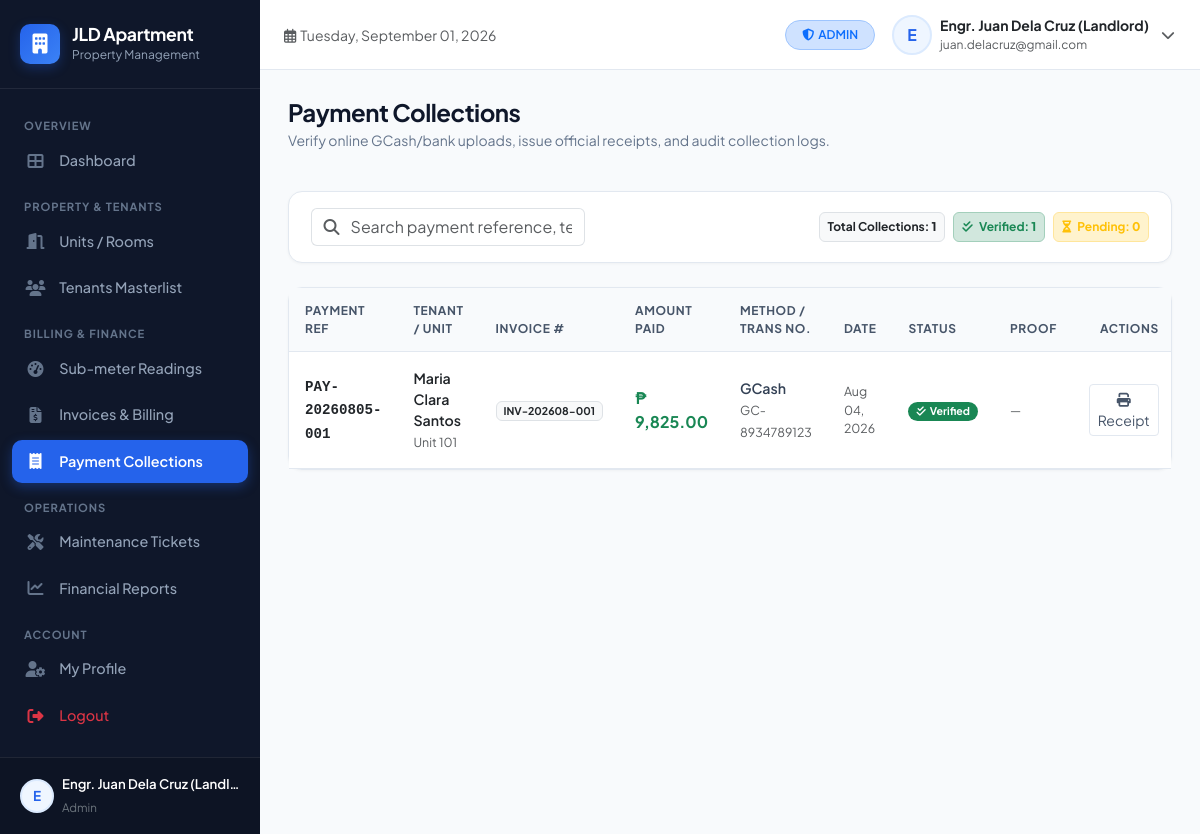
Screenshot of /views/admin/payments.php (signed in) with the database file from the repository.
### tables this page shows
CREATE TABLE `payments` (
    `id` INT AUTO_INCREMENT PRIMARY KEY,
    `invoice_id` INT NOT NULL,
    `tenant_id` INT NOT NULL,
    `payment_reference` VARCHAR(40) NOT NULL UNIQUE,
    `amount` DECIMAL(10,2) NOT NULL,
    `payment_method` ENUM('Cash', 'GCash', 'Maya', 'Bank Transfer') NOT NULL DEFAULT 'Cash',
    `transaction_ref_no` VARCHAR(100) NULL,
    `payment_date` DATE NOT NULL,
    `proof_of_payment` VARCHAR(255) NULL,
    `status` ENUM('confirmed', 'pending_verification', 'rejected') NOT NULL DEFAULT 'confirmed',
    `notes` TEXT NULL,
    `received_by` INT NULL,
    `created_at` TIMESTAMP DEFAULT CURRENT_TIMESTAMP,
    CONSTRAINT `fk_pay_invoice` FOREIGN KEY (`invoice_id`) REFERENCES `invoices` (`id`) ON DELETE CASCADE,
    CONSTRAINT `fk_pay_tenant` FOREIGN KEY (`tenant_id`) REFERENCES `tenants` (`id`) ON DELETE CASCADE,
    CONSTRAINT `fk_pay_receiver` FOREIGN KEY (`received_by`) REFERENCES `users` (`id`) ON DELETE SET NULL
);

CREATE TABLE `users` (
    `id` INT AUTO_INCREMENT PRIMARY KEY,
    `name` VARCHAR(100) NOT NULL,
    `username` VARCHAR(50) NOT NULL UNIQUE,
    `email` VARCHAR(100) NOT NULL UNIQUE,
    `password` VARCHAR(255) NOT NULL,
    `role` ENUM('super_admin', 'admin', 'tenant') NOT NULL DEFAULT 'tenant',
    `phone` VARCHAR(20) NULL,
    `avatar` VARCHAR(255) NULL,
    `status` ENUM('active', 'inactive', 'suspended') NOT NULL DEFAULT 'active',
    `created_at` TIMESTAMP DEFAULT CURRENT_TIMESTAMP,
    `updated_at` TIMESTAMP DEFAULT CURRENT_TIMESTAMP ON UPDATE CURRENT_TIMESTAMP
);

CREATE TABLE `tenants` (
    `id` INT AUTO_INCREMENT PRIMARY KEY,
    `user_id` INT NULL,
    `unit_id` INT NULL,
    `first_name` VARCHAR(50) NOT NULL,
    `last_name` VARCHAR(50) NOT NULL,
    `email` VARCHAR(100) NULL,
    `phone` VARCHAR(20) NOT NULL,
    `emergency_contact_name` VARCHAR(100) NULL,
    `emergency_contact_phone` VARCHAR(20) NULL,
    `id_type` VARCHAR(50) DEFAULT 'UMID / National ID',
    `id_number` VARCHAR(50) NULL,
    `id_photo` VARCHAR(255) NULL,
    `lease_start` DATE NOT NULL,
    `lease_end` DATE NOT NULL,
    `rent_due_day` INT DEFAULT 5,
    `deposit_paid` DECIMAL(10,2) DEFAULT 0.00,
    `advance_paid` DECIMAL(10,2) DEFAULT 0.00,
    `status` ENUM('active', 'moved_out', 'evicted') NOT NULL DEFAULT 'active',
    `notes` TEXT NULL,
    `created_at` TIMESTAMP DEFAULT CURRENT_TIMESTAMP,
    CONSTRAINT `fk_tenant_user` FOREIGN KEY (`user_id`) REFERENCES `users` (`id`) ON DELETE SET NULL,
    CONSTRAINT `fk_tenant_unit` FOREIGN KEY (`unit_id`) REFERENCES `units` (`id`) ON DELETE RESTRICT
);

CREATE TABLE `units` (
    `id` INT AUTO_INCREMENT PRIMARY KEY,
    `property_id` INT NOT NULL,
    `unit_number` VARCHAR(30) NOT NULL,
    `floor_level` INT DEFAULT 1,
    `unit_type` VARCHAR(50) NOT NULL DEFAULT 'Studio',
    `monthly_rent` DECIMAL(10,2) NOT NULL DEFAULT 0.00,
    `security_deposit` DECIMAL(10,2) NOT NULL DEFAULT 0.00,
    `water_rate_per_unit` DECIMAL(8,2) DEFAULT 45.00,
    `electric_rate_per_kwh` DECIMAL(8,2) DEFAULT 14.50,
    `status` ENUM('vacant', 'occupied', 'maintenance', 'reserved') NOT NULL DEFAULT 'vacant',
    `max_occupants` INT DEFAULT 2,
    `description` TEXT NULL,
    `created_at` TIMESTAMP DEFAULT CURRENT_TIMESTAMP,
    CONSTRAINT `fk_unit_property` FOREIGN KEY (`property_id`) REFERENCES `properties` (`id`) ON DELETE CASCADE
);

CREATE TABLE `invoices` (
    `id` INT AUTO_INCREMENT PRIMARY KEY,
    `invoice_number` VARCHAR(30) NOT NULL UNIQUE,
    `tenant_id` INT NOT NULL,
    `unit_id` INT NOT NULL,
    `utility_reading_id` INT NULL,
    `billing_period_start` DATE NOT NULL,
    `billing_period_end` DATE NOT NULL,
    `due_date` DATE NOT NULL,
    `rent_amount` DECIMAL(10,2) NOT NULL DEFAULT 0.00,
    `water_amount` DECIMAL(10,2) NOT NULL DEFAULT 0.00,
    `electricity_amount` DECIMAL(10,2) NOT NULL DEFAULT 0.00,
    `penalty_amount` DECIMAL(10,2) NOT NULL DEFAULT 0.00,
    `other_charges` DECIMAL(10,2) NOT NULL DEFAULT 0.00,
    `other_charges_notes` VARCHAR(255) NULL,
    `total_amount` DECIMAL(10,2) NOT NULL DEFAULT 0.00,
    `paid_amount` DECIMAL(10,2) NOT NULL DEFAULT 0.00,
    `balance` DECIMAL(10,2) NOT NULL DEFAULT 0.00,
    `status` ENUM('unpaid', 'partially_paid', 'paid', 'overdue') NOT NULL DEFAULT 'unpaid',
    `created_at` TIMESTAMP DEFAULT CURRENT_TIMESTAMP,
    CONSTRAINT `fk_inv_tenant` FOREIGN KEY (`tenant_id`) REFERENCES `tenants` (`id`) ON DELETE CASCADE,
    CONSTRAINT `fk_inv_unit` FOREIGN KEY (`unit_id`) REFERENCES `units` (`id`) ON DELETE CASCADE,
    CONSTRAINT `fk_inv_reading` FOREIGN KEY (`utility_reading_id`) REFERENCES `utility_readings` (`id`) ON DELETE SET NULL
);

### views/admin/payments.php (the view, shortened to what the rows shown need)
<?php
$pdo = getDBConnection();
$payments = $pdo->query("SELECT p.*, t.first_name, t.last_name, u.unit_number, inv.invoice_number, u_rec.name as receiver_name
    FROM payments p
    JOIN tenants t ON p.tenant_id = t.id
    JOIN invoices inv ON p.invoice_id = inv.id
    JOIN units u ON inv.unit_id = u.id
    LEFT JOIN users u_rec ON p.received_by = u_rec.id
    ORDER BY p.payment_date DESC, p.id DESC")->fetchAll();
$pendingVerificationCount = count(array_filter($payments, fn($p) => $p['status'] === 'pending_verification'));
include_once dirname(dirname(__DIR__)) . '/includes/header.php';
?>
<div class="d-md-flex align-items-center justify-content-between mb-4">
    <div>
        <h1 class="page-title">Payment Collections</h1>
    </div>
</div>
<div class="custom-card mb-4">
    <div class="custom-card-body py-3">
        <div class="row g-2 align-items-center justify-content-between">
            <div class="col-12 col-md-auto d-flex gap-2">
                <span class="badge bg-success-subtle text-success border border-success-subtle p-2"><i class="fas fa-check-double me-1"></i> Verified: <strong><?php echo count(array_filter($payments, fn($p) => $p['status'] === 'confirmed')); ?></strong></span>
                <span class="badge bg-warning-subtle text-warning border border-warning-subtle p-2"><i class="fas fa-hourglass-half me-1"></i> Pending: <strong><?php echo $pendingVerificationCount; ?></strong></span>
            </div>
        </div>
    </div>
</div>
<div class="custom-card">
    <div class="table-responsive">
        <table class="table table-custom mb-0" id="paymentsTable">
            <thead>
                <tr>
                    <th>Payment Ref</th>
                    <th>Tenant / Unit</th>
                    <th>Invoice #</th>
                    <th>Amount Paid</th>
                    <th>Method / Trans No.</th>
                    <th>Date</th>
                    <th>Status</th>
                    <th>Proof</th>
                    <th class="text-end">Actions</th>
                </tr>
            </thead>
            <tbody>
                <?php if (empty($payments)): ?>
                    <tr><td colspan="9" class="text-center text-muted py-4">No payment collections found.</td></tr>
                <?php else: ?>
                    <?php foreach ($payments as $pay): ?>
                        <tr>
                            <td>
                                <strong class="text-dark font-monospace"><?php echo htmlspecialchars($pay['payment_reference']); ?></strong>
                            </td>
                            <td>
                                <div class="fw-semibold text-dark"><?php echo htmlspecialchars($pay['first_name'] . ' ' . $pay['last_name']); ?></div>
                                <small class="text-muted"><?php echo htmlspecialchars($pay['unit_number']); ?></small>
                            </td>
                            <td>
                                <span class="badge bg-light text-dark border"><?php echo htmlspecialchars($pay['invoice_number']); ?></span>
                            </td>
                            <td class="fw-bold text-success fs-6">
                                <?php echo formatPeso($pay['amount']); ?>
                            </td>
                            <td>
                                <div class="fw-semibold"><?php echo htmlspecialchars($pay['payment_method']); ?></div>
                                <small class="text-muted"><?php echo htmlspecialchars($pay['transaction_ref_no'] ?? '—'); ?></small>
                            </td>
                            <td class="text-muted small">
                                <?php echo formatDate($pay['payment_date']); ?>
                            </td>
                            <td>
                                <?php echo statusBadge($pay['status'], 'payment'); ?>
                            </td>
                            <td>
                                <?php if (!empty($pay['proof_of_payment'])): ?>
                                    <a href="<?php echo BASE_URL; ?>assets/uploads/<?php echo htmlspecialchars($pay['proof_of_payment']); ?>" target="_blank" class="btn btn-sm btn-outline-primary py-0 px-2" style="font-size: 0.75rem;">
                                        <i class="fas fa-image me-1"></i> View
                                    </a>
                                <?php else: ?>
                                    <span class="text-muted small">—</span>
                                <?php endif; ?>
                            </td>
                            <td class="text-end">
                                <a href="<?php echo BASE_URL; ?>views/shared/print_invoice.php?id=<?php echo $pay['invoice_id']; ?>&pay_id=<?php echo $pay['id']; ?>" target="_blank" class="btn btn-sm btn-outline-secondary" title="Print Official Receipt">
                                    <i class="fas fa-print"></i> Receipt
                                </a>
                            </td>
                        </tr>
                    <?php endforeach; ?>
                <?php endif; ?>
            </tbody>
        </table>
    </div>
</div>
<?php include_once dirname(dirname(__DIR__)) . '/includes/footer.php'; ?>

### includes/header.php (shortened to what the rows shown need)
<!DOCTYPE html>
<html lang="en">
<head>
    <link href="https://cdn.jsdelivr.net/npm/bootstrap@5.3.3/dist/css/bootstrap.min.css" rel="stylesheet">
    <link rel="stylesheet" href="https://cdnjs.cloudflare.com/ajax/libs/font-awesome/6.5.2/css/all.min.css">
    <link rel="stylesheet" href="<?php echo BASE_URL; ?>assets/css/custom.css">
</head>
<body>
<div id="app-wrapper">
    <?php include_once __DIR__ . '/sidebar.php'; ?>
    <div id="content-wrapper">
        <header class="top-navbar no-print">
            <div class="d-flex align-items-center gap-3">
                <div class="dropdown">
                    <button class="btn btn-link text-decoration-none p-0 d-flex align-items-center gap-2" type="button" data-bs-toggle="dropdown" aria-expanded="false">
                        <?php if (!empty($currentUser['avatar'])): ?>
                            <img src="<?php echo BASE_URL . htmlspecialchars($currentUser['avatar']); ?>" alt="Profile" class="rounded-circle border" style="width:40px;height:40px;min-width:40px;min-height:40px;aspect-ratio:1/1;object-fit:cover;flex-shrink:0;">
                        <?php else: ?>
                            <div class="user-avatar-badge" style="width:40px;height:40px;min-width:40px;min-height:40px;aspect-ratio:1/1;flex-shrink:0;">
                                <?php echo strtoupper(substr($currentUser['name'] ?? 'U', 0, 1)); ?>
                            </div>
                        <?php endif; ?>
                        <div class="text-start d-none d-md-block">
                            <div class="fw-bold text-dark small leading-tight"><?php echo htmlspecialchars($currentUser['name'] ?? 'User'); ?></div>
                            <div class="text-muted" style="font-size: 0.75rem;"><?php echo htmlspecialchars($currentUser['email'] ?? ''); ?></div>
                        </div>
                        <i class="fas fa-chevron-down text-muted small ms-1"></i>
                    </button>
                </div>
            </div>
        </header>
        <main class="main-content">

### includes/sidebar.php (shortened to what the rows shown need)
<?php
$currentUser = currentUser();
?>
<aside id="sidebar">
    <div class="sidebar-footer">
        <a href="<?php echo BASE_URL; ?>views/shared/profile.php" class="text-decoration-none d-flex align-items-center gap-2" title="Manage Profile & Settings">
            <?php if (!empty($currentUser['avatar'])): ?>
                <img src="<?php echo BASE_URL . htmlspecialchars($currentUser['avatar']); ?>" alt="Profile" class="rounded-circle border" style="width:34px;height:34px;min-width:34px;min-height:34px;aspect-ratio:1/1;object-fit:cover;flex-shrink:0;">
            <?php else: ?>
                <div class="user-avatar-badge" style="width: 34px; height: 34px; min-width:34px; min-height:34px; aspect-ratio:1/1; font-size: 0.85rem; flex-shrink:0;">
                    <?php echo strtoupper(substr($currentUser['name'] ?? 'U', 0, 1)); ?>
                </div>
            <?php endif; ?>
            <div class="overflow-hidden">
                <p class="mb-0 text-white text-truncate fw-semibold" style="font-size: 0.825rem;">
                    <?php echo htmlspecialchars($currentUser['name'] ?? 'User'); ?>
                </p>
                <small class="text-secondary text-capitalize" style="font-size: 0.725rem;">
                    <?php echo str_replace('_', ' ', $currentUser['role'] ?? ''); ?>
                </small>
            </div>
        </a>
    </div>
</aside>

### config/helpers.php (shortened to what the rows shown need)
<?php
function formatPeso($amount) {
    return '₱ ' . number_format((float)($amount ?? 0), 2, '.', ',');
}
function formatDate($date, $format = 'M d, Y') {
    return date($format, strtotime($date));
}
function isLoggedIn() {
    return isset($_SESSION['user_id']) && !empty($_SESSION['user_id']);
}
function currentUser() {
    return [
        'id'       => $_SESSION['user_id'] ?? null,
        'name'     => $_SESSION['user_name'] ?? 'User',
        'username' => $_SESSION['user_username'] ?? '',
        'email'    => $_SESSION['user_email'] ?? '',
        'role'     => $_SESSION['user_role'] ?? 'tenant',
        'phone'    => $_SESSION['user_phone'] ?? '',
        'avatar'   => $_SESSION['user_avatar'] ?? null
    ];
}
function statusBadge($status, $category = 'general') {
    $status = strtolower(trim((string)$status));
    $classes = 'badge px-2 py-1 rounded-pill ';
    switch ($category) {
        case 'payment':
            switch ($status) {
                case 'confirmed':
                    return '<span class="' . $classes . 'bg-success text-white"><i class="fas fa-check-double me-1"></i>Verified</span>';
            }
    }
}

### rows the page displays
payments: received_by.name "E", received_by.name "Engr. Juan Dela Cruz (Landl…", received_by.name "Engr. Juan Dela Cruz (Landlord)", status "1", status "0", payment_reference "PAY-20260805-001", tenant.last_name "Maria Clara Santos", units.unit_number "Unit 101", invoice.invoice_number "INV-202608-001", amount "₱ 9,825.00", payment_method "GCash", transaction_ref_no "GC-8934789123", payment_date "Aug 04, 2026"

### other values shown
str_replace('_', ' ', $currentUser['role'] ?? '') "Admin"
str_replace('_', ' ', $currentUser['role'] ?? 'User') "ADMIN"
$currentUser['email'] "juan.delacruz@gmail.com"
count($payments) "1"
